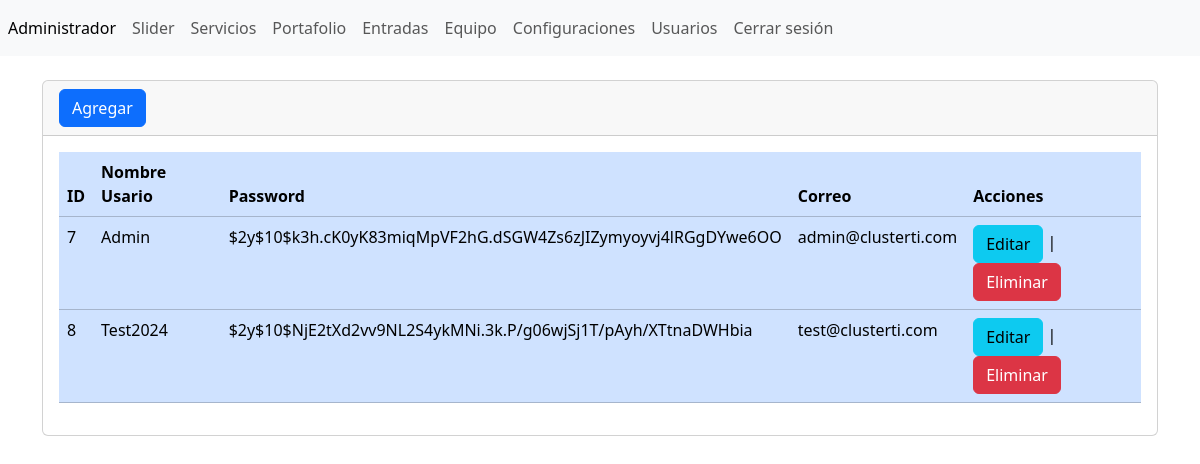
Page /website/admin/secciones/usuarios/index.php (signed in) on the committed database.
### tables this page shows
CREATE TABLE `usuarios` (
  `id` int NOT NULL AUTO_INCREMENT,
  `usuario` varchar(255) NOT NULL,
  `password` varchar(255) NOT NULL,
  `correo` varchar(255) NOT NULL,
  `token` varchar(32) DEFAULT NULL,
  PRIMARY KEY (`id`)
);

### website/admin/secciones/usuarios/index.php (the view, shortened to what this page needs)
<?php
include("../../bd.php");
$sentencia=$conexion->prepare("SELECT * FROM `usuarios`");
$sentencia->execute();
$lista_usuarios=$sentencia->fetchAll(PDO::FETCH_ASSOC);
include("../../templates/header.php")
?>
<div class="card">
    <div class="card-header"> <a
            name=""
            id=""
            class="btn btn-primary"
            href="crear.php"
            role="button"
            >Agregar</a
        ></div>
    <div class="card-body">
    <div
    class="table-responsive-sm"
>
    <table
        class="table table-primary"
    >
        <thead>
            <tr>
                <th scope="col">ID</th>
                <th scope="col">Nombre Usario</th>
                <th scope="col">Password</th>
                <th scope="col">Correo</th>
                <th scope="col">Acciones</th>
            </tr>
        </thead>
        <tbody>
        <?php foreach ($lista_usuarios as $registros){?>
            <tr class="">
                <td ><?php echo $registros['id'];?></td>
                <td><?php echo $registros['usuario'];?></td>
                <td><?php echo $registros['password'];?></td>
                <td><?php echo $registros['correo'];?></td>
                <td> <a
                                name=""
                                id=""
                                class="btn btn-info"
                                href="editar.php?txtID=<?php echo $registros['id'];?>"
                                role="button"
                                >Editar</a
                            >
                            |
                            <a
                                name=""
                                id=""
                                class="btn btn-danger"
                                href="index.php?txtID=<?php echo $registros['id'];?>"
                                role="button"
                                >Eliminar</a
                            >
                        </td>
            </tr>
            <?php }?>
        </tbody>
    </table>
</div>
    </div>
</div>
<?php
include("../../templates/footer.php")
?>

### rows in the picture
usuarios: id "7", usuario "Admin", password "$2y$10$k3h.cK0yK83miqMpVF2hG.dSGW4Zs6zJIZymyoyvj4lRGgDYwe6OO", correo "admin@clusterti.com"
usuarios: id "8", usuario "Test2024", password "$2y$10$NjE2tXd2vv9NL2S4ykMNi.3k.P/g06wjSj1T/pAyh/XTtnaDWHbia", correo "test@clusterti.com"
